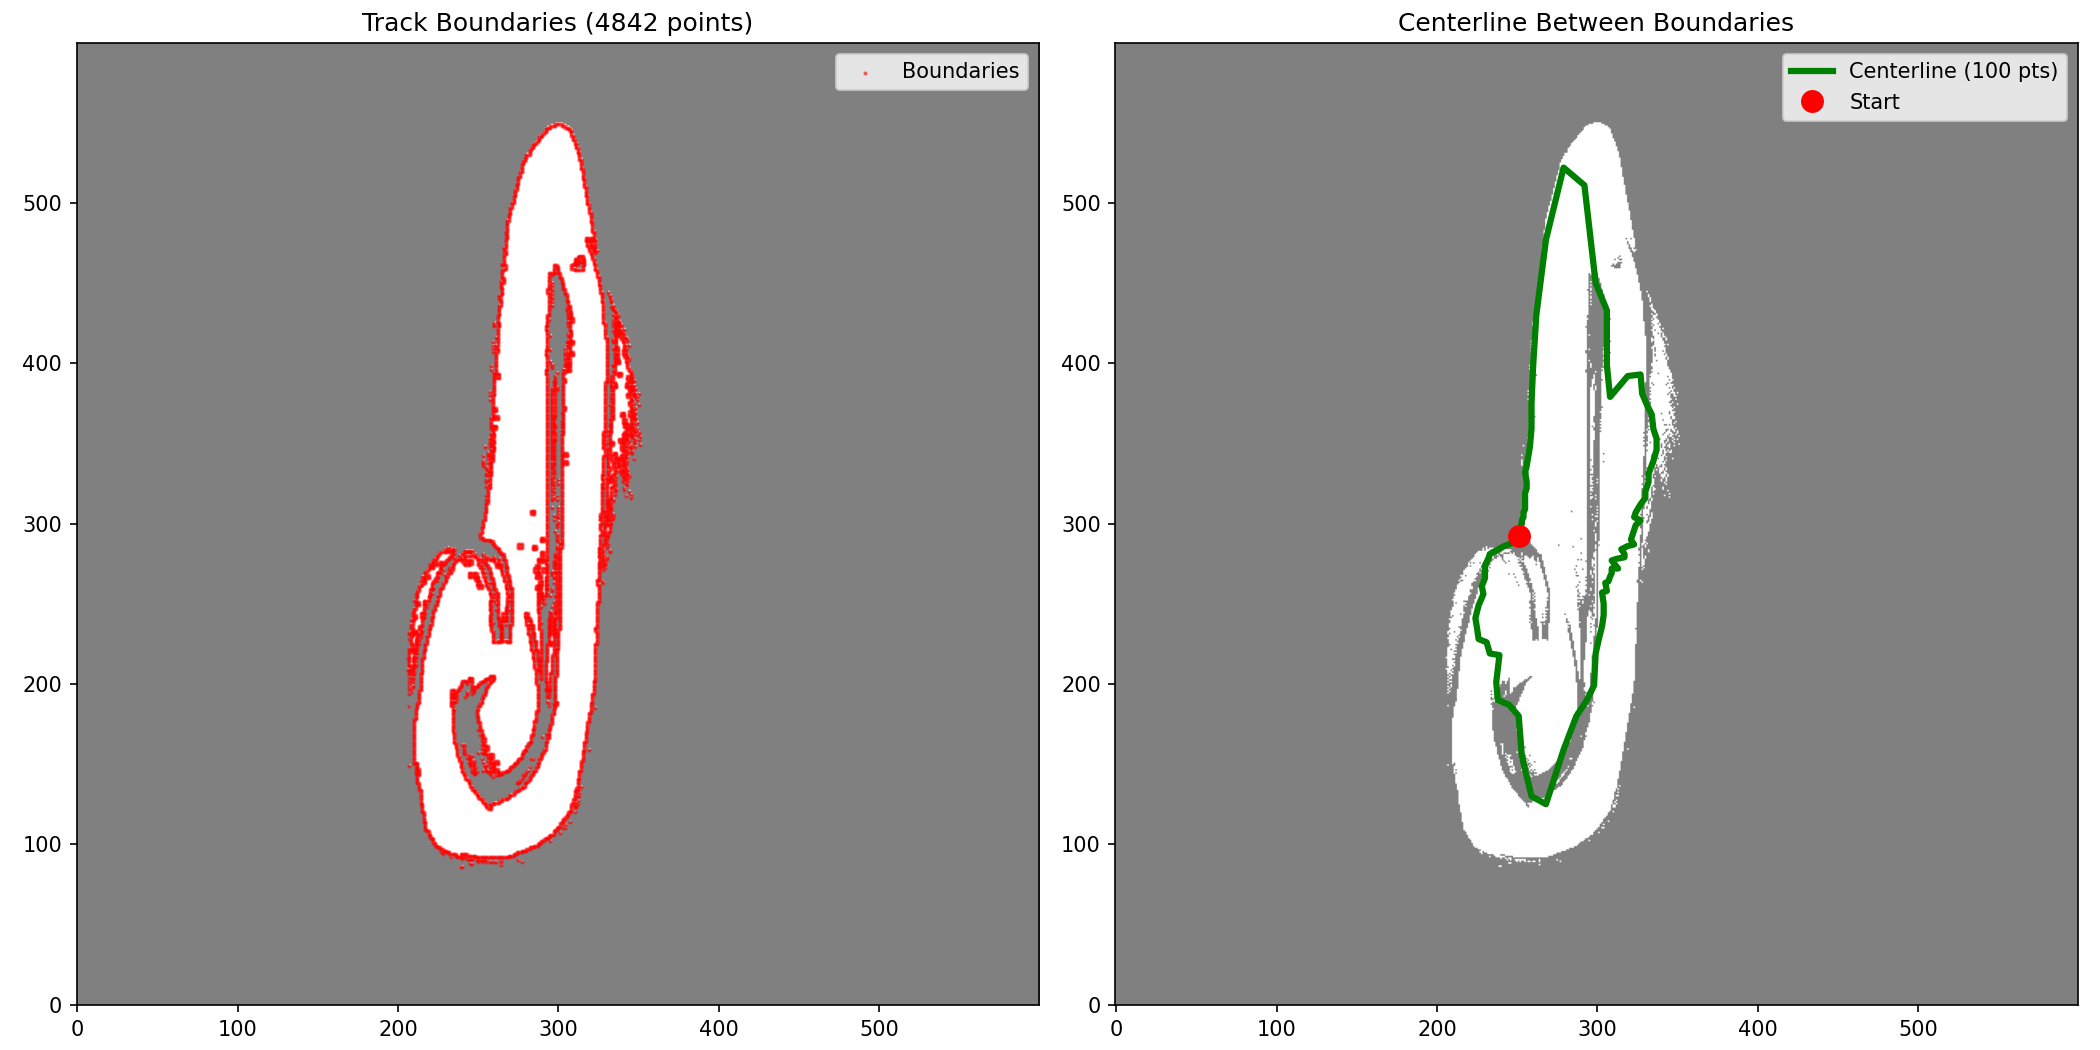

Write Python code to recreate this figure.
#!/usr/bin/env python3
"""
Extract track boundaries (edges) and find centerline between them
Like the cone-based approach but using map boundaries
"""
import numpy as np
import matplotlib.pyplot as plt
from scipy.ndimage import binary_erosion, binary_dilation
import json

print("Loading map...")
grid = np.load('track_map.npy')

with open('track_map_meta.json', 'r') as f:
    meta = json.load(f)

RESOLUTION = meta['resolution']
grid_origin_x = meta['origin_x']
grid_origin_y = meta['origin_y']

# Get free space
free_space = (grid == 0)
print(f"Free space: {np.sum(free_space)} cells")

# Find the BOUNDARIES of the free space (track edges)
# Erode free space to find inner boundary
inner = binary_erosion(free_space, np.ones((3, 3)))

# The boundary is: free space but NOT inner
boundary = free_space & ~inner

# Get boundary points
by, bx = np.where(boundary)

print(f"Boundary points: {len(bx)}")

# Convert to world coordinates
wx_boundary = grid_origin_x + bx * RESOLUTION
wy_boundary = grid_origin_y + by * RESOLUTION

# Find center of free space
cy, cx = np.where(free_space)
center_x = np.mean(grid_origin_x + cx * RESOLUTION)
center_y = np.mean(grid_origin_y + cy * RESOLUTION)

print(f"Track center: ({center_x:.2f}, {center_y:.2f})")

# For each boundary point, calculate angle from center
angles = np.arctan2(wy_boundary - center_y, wx_boundary - center_x)

# Sort boundary by angle
sorted_idx = np.argsort(angles)
wx_boundary = wx_boundary[sorted_idx]
wy_boundary = wy_boundary[sorted_idx]
angles = angles[sorted_idx]

# Find centerline: average position at each angle
# Group boundary points by angle (left and right walls)
angle_bins = np.linspace(-np.pi, np.pi, 200)
wx_center = []
wy_center = []

for i in range(len(angle_bins) - 1):
    # Find points in this angle range
    mask = (angles >= angle_bins[i]) & (angles < angle_bins[i+1])
    if np.sum(mask) > 0:
        # Average all boundary points at this angle (finds middle)
        wx_center.append(np.mean(wx_boundary[mask]))
        wy_center.append(np.mean(wy_boundary[mask]))

wx_center = np.array(wx_center)
wy_center = np.array(wy_center)

print(f"Centerline points: {len(wx_center)}")

# Smooth slightly
window = 3
if len(wx_center) >= window:
    wx_smooth = np.convolve(wx_center, np.ones(window)/window, mode='valid')
    wy_smooth = np.convolve(wy_center, np.ones(window)/window, mode='valid')
else:
    wx_smooth = wx_center
    wy_smooth = wy_center

# Subsample to 80 waypoints
target = 80
if len(wx_smooth) > target:
    step = len(wx_smooth) // target
    wx_smooth = wx_smooth[::step]
    wy_smooth = wy_smooth[::step]

waypoints = [[float(x), float(y)] for x, y in zip(wx_smooth, wy_smooth)]

# Close loop
if len(waypoints) > 0:
    waypoints.append(waypoints[0])

print(f"✅ Final: {len(waypoints)} waypoints")

# Plot
fig, axes = plt.subplots(1, 2, figsize=(14, 7))

# Show boundary detection
ax = axes[0]
ax.imshow(free_space, cmap='gray', origin='lower', alpha=0.5)
ax.scatter(bx, by, c='red', s=1, alpha=0.5, label='Boundaries')
ax.set_title(f'Track Boundaries ({len(bx)} points)')
ax.legend()

# Show centerline
ax = axes[1]
ax.imshow(free_space, cmap='gray', origin='lower', alpha=0.5)

# Convert back to grid for plotting
gx_center = ((wx_smooth - grid_origin_x) / RESOLUTION).astype(int)
gy_center = ((wy_smooth - grid_origin_y) / RESOLUTION).astype(int)

ax.plot(gx_center, gy_center, 'g-', linewidth=3, label=f'Centerline ({len(waypoints)} pts)')
ax.plot(gx_center[0], gy_center[0], 'ro', markersize=10, label='Start')
ax.legend()
ax.set_title('Centerline Between Boundaries')

plt.tight_layout()
plt.savefig('centerline_boundaries.png', dpi=150)
print("\n💾 Saved centerline_boundaries.png")

# Save
with open('centerline.json', 'w') as f:
    json.dump({'waypoints': waypoints, 'num_waypoints': len(waypoints)}, f, indent=2)
print("💾 Saved centerline.json")

plt.show()

print("\n✅ Centerline computed from track boundaries!")
print("This finds the middle between the track edges - like cone-based approaches!")

